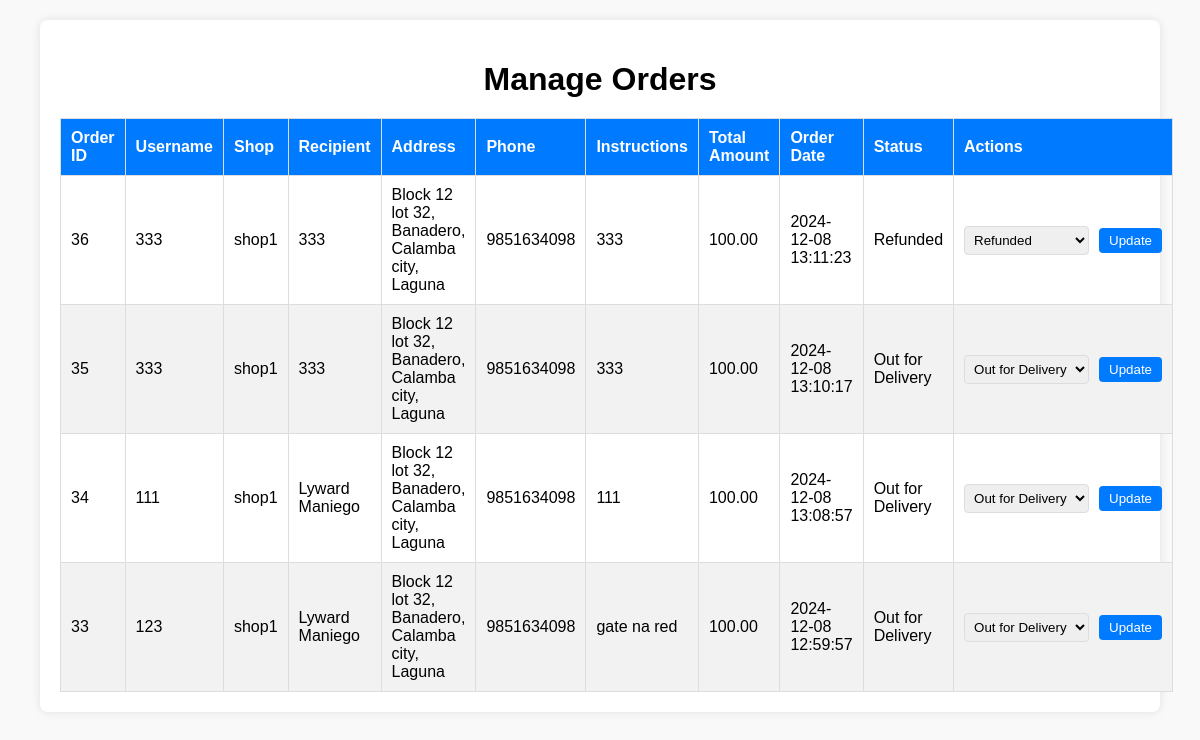
The page /manage_orders.php (signed in) on the database its author committed.
### tables this page shows
CREATE TABLE `orders` (
  `id` int(11) NOT NULL,
  `user_id` int(11) NOT NULL,
  `shop_id` int(11) NOT NULL,
  `recipient_name` varchar(255) NOT NULL,
  `address` varchar(255) NOT NULL,
  `baranggay` varchar(255) NOT NULL,
  `city` varchar(255) NOT NULL,
  `province` varchar(255) NOT NULL,
  `phone_number` varchar(15) NOT NULL,
  `special_instructions` text DEFAULT NULL,
  `total_amount` decimal(10,2) NOT NULL,
  `order_date` timestamp NOT NULL DEFAULT current_timestamp(),
  `status` enum('Pending','Processing','Shipped','Out for Delivery','Delivered','Cancelled','On Hold','Returned','Refunded') DEFAULT 'Pending'
);

CREATE TABLE `users` (
  `id` int(11) NOT NULL,
  `lastname` varchar(100) NOT NULL,
  `firstname` varchar(100) NOT NULL,
  `middlename` varchar(100) DEFAULT NULL,
  `email` varchar(150) NOT NULL,
  `password` varchar(255) NOT NULL,
  `created_at` timestamp NOT NULL DEFAULT current_timestamp(),
  `username` varchar(255) NOT NULL,
  `birthday` date DEFAULT NULL,
  `is_admin` tinyint(1) NOT NULL DEFAULT 0
);

CREATE TABLE `shops` (
  `id` int(11) NOT NULL,
  `user_id` int(11) NOT NULL,
  `shop_name` varchar(255) NOT NULL,
  `shop_email` varchar(255) NOT NULL,
  `shop_address` text NOT NULL,
  `shop_phone` varchar(20) NOT NULL,
  `profile_picture` varchar(255) DEFAULT NULL,
  `identity_proof` varchar(255) DEFAULT NULL,
  `business_license` varchar(255) DEFAULT NULL,
  `sales_tax_registration` varchar(255) DEFAULT NULL,
  `valid_id` varchar(255) DEFAULT NULL,
  `created_at` timestamp NOT NULL DEFAULT current_timestamp()
);

### manage_orders.php (the view, shortened to what this page needs)
<?php
require 'db.php';
$query = "
    SELECT
        o.id AS order_id,
        o.user_id,
        o.shop_id,
        u.username,
        s.shop_name,
        o.recipient_name,
        o.address,
        o.baranggay,
        o.city,
        o.province,
        o.phone_number,
        o.special_instructions,
        o.total_amount,
        o.order_date,
        o.status
    FROM orders o
    LEFT JOIN users u ON o.user_id = u.id
    LEFT JOIN shops s ON o.shop_id = s.id
    ORDER BY o.order_date DESC";
$result = $conn->query($query);
?>
<!DOCTYPE html>
<html lang="en">
<head>
    <link rel="stylesheet" href="manage_orders.css">
</head>
<body>
    <div class="container">
        <h1>Manage Orders</h1>
        <table>
            <thead>
                <tr>
                    <th>Order ID</th>
                    <th>Username</th>
                    <th>Shop</th>
                    <th>Recipient</th>
                    <th>Address</th>
                    <th>Phone</th>
                    <th>Instructions</th>
                    <th>Total Amount</th>
                    <th>Order Date</th>
                    <th>Status</th>
                    <th>Actions</th>
                </tr>
            </thead>
            <tbody>
                <?php while ($order = $result->fetch_assoc()) : ?>
                    <tr>
                        <td><?php echo $order['order_id']; ?></td>
                        <td><?php echo htmlspecialchars($order['username']); ?></td>
                        <td><?php echo htmlspecialchars($order['shop_name']); ?></td>
                        <td><?php echo htmlspecialchars($order['recipient_name']); ?></td>
                        <td>
                            <?php
                            echo htmlspecialchars($order['address']) . ', ' .
                                 htmlspecialchars($order['baranggay']) . ', ' .
                                 htmlspecialchars($order['city']) . ', ' .
                                 htmlspecialchars($order['province']);
                            ?>
                        </td>
                        <td><?php echo htmlspecialchars($order['phone_number']); ?></td>
                        <td><?php echo htmlspecialchars($order['special_instructions']); ?></td>
                        <td><?php echo number_format($order['total_amount'], 2); ?></td>
                        <td><?php echo $order['order_date']; ?></td>
                        <td><?php echo htmlspecialchars($order['status']); ?></td>
                        <td>
                        <form method="POST">
                            <select name="status">
                                <option value="Out for Delivery" <?php if ($order['status'] == 'Out for Delivery') echo 'selected'; ?>>Out for Delivery</option>
                                <option value="Refunded" <?php if ($order['status'] == 'Refunded') echo 'selected'; ?>>Refunded</option>
                            </select>
                            <button type="submit" name="update_status">Update</button>
                        </form>
                        </td>
                    </tr>
                <?php endwhile; ?>
            </tbody>
        </table>
    </div>
</body>
</html>

### manage_orders.css (style rules this page uses)
body { font-family: Arial, sans-serif; margin: 0; padding: 0; background-color: #f9f9f9; }
.container { width: 90%; margin: 20px auto; background: #fff; padding: 20px; border-radius: 8px; box-shadow: 0 0 10px rgba(0, 0, 0, 0.1); }
h1 { text-align: center; margin-bottom: 20px; }
table { width: 100%; border-collapse: collapse; margin-top: 10px; }
table th, table td { border: 1px solid #ddd; padding: 10px; text-align: left; }
table th { background-color: #007BFF; color: white; }
table tr:nth-child(even) { background-color: #f2f2f2; }
form { display: flex; gap: 10px; align-items: center; }
select { padding: 5px; border: 1px solid #ddd; border-radius: 4px; }
button { padding: 5px 10px; background-color: #007BFF; color: white; border: none; border-radius: 4px; cursor: pointer; }

### rows shown on the page
orders: id "36", user.username "333", shop.shop_name "shop1", recipient_name "333", address "Block 12 lot 32", baranggay "Banadero", city "Calamba city", province "Laguna", phone_number "9851634098", special_instructions "333", total_amount "100.00", order_date "2024-12-08 13:11:23", status "Refunded"
orders: id "35", user.username "333", shop.shop_name "shop1", recipient_name "333", address "Block 12 lot 32", baranggay "Banadero", city "Calamba city", province "Laguna", phone_number "9851634098", special_instructions "333", total_amount "100.00", order_date "2024-12-08 13:10:17", status "Out for Delivery"
orders: id "34", user.username "111", shop.shop_name "shop1", recipient_name "Lyward Maniego", address "Block 12 lot 32", baranggay "Banadero", city "Calamba city", province "Laguna", phone_number "9851634098", special_instructions "111", total_amount "100.00", order_date "2024-12-08 13:08:57", status "Out for Delivery"
orders: id "33", user.username "123", shop.shop_name "shop1", recipient_name "Lyward Maniego", address "Block 12 lot 32", baranggay "Banadero", city "Calamba city", province "Laguna", phone_number "9851634098", special_instructions "gate na red", total_amount "100.00", order_date "2024-12-08 12:59:57", status "Out for Delivery"
